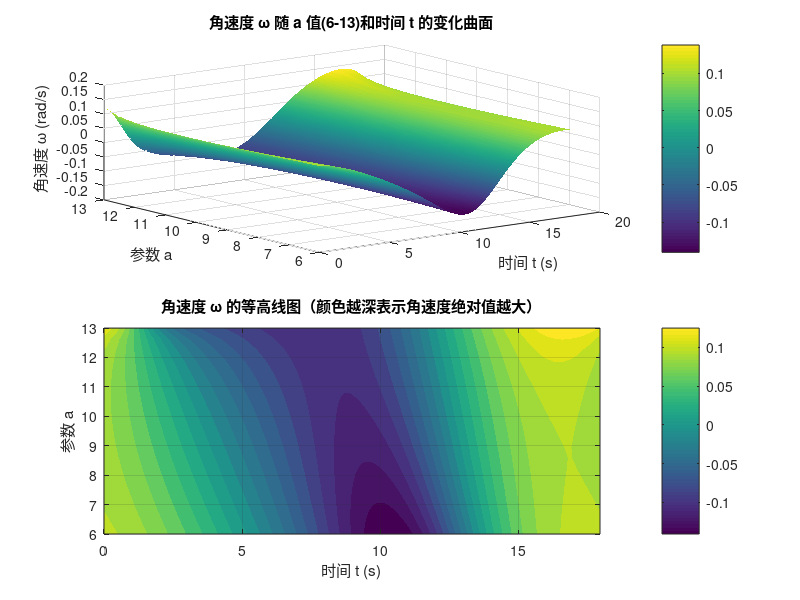

This figure's MATLAB source:
%% 1. 核心参数设置
clear; clc; close all;

% --- 固定参数 ---
b = 6;    
R = 2.25;    
c = 14;
l = 8;    

% --- 扫描参数：a值从6到13变化 ---
a_start = 6;
a_end = 13;
n_a = 20;  % a值的扫描点数（越多曲面越平滑，建议15-30）
a_vals = linspace(a_start, a_end, n_a);  % 生成a值序列

% --- 时间/角度参数 ---
theta_deg = linspace(0, 360, 360);  % 0-360度，共360帧
theta_rad = deg2rad(theta_deg);
frame_interval = 0.05;  % 时间步长（仅用于物理意义，无动画）
dt = frame_interval;     
n_frame = length(theta_rad);

%% 2. 预分配二维数组（行：时间/帧，列：a值）
omega_matrix = NaN(n_frame, n_a);  % 角速度矩阵：omega(t, a)
alpha_matrix = NaN(n_frame, n_a);  % 角加速度矩阵（可选）

%% 3. 外层循环：扫描a值（6到13）
fprintf('开始计算，共 %d 个a值，请稍候...\n', n_a);
for a_idx = 1:n_a
    a = a_vals(a_idx);  % 当前a值
    
    % --- 预分配当前a值的一维数组 ---
    x1 = zeros(1, n_frame);
    y1 = zeros(1, n_frame);
    x_intersect = NaN(1, n_frame);
    y_intersect = NaN(1, n_frame);
    phi = NaN(1, n_frame);
    
    % --- 内层循环：遍历角度theta（0-360度）---
    for i = 1:n_frame
        theta = theta_rad(i);
        
        % 1. 主点位置
        x1(i) = a + R*cos(theta);
        y1(i) = b + R*sin(theta);
        
        % 2. 动态直线方程系数
        A = x1(i);
        B = y1(i);
        C = (x1(i)^2 + y1(i)^2 - c)/2;
        
        % 3. 直线与固定圆交点求解
        valid_intersect = false;
        if abs(A) < 1e-10 && abs(B) < 1e-10
            x_intersect(i) = NaN; y_intersect(i) = NaN;
        elseif abs(B) > 1e-10
            coeff = [A^2 + B^2,  -2*A*C,  C^2 - B^2*l^2];
            roots_x = roots(coeff);
            real_idx = abs(imag(roots_x)) < 1e-10;
            real_x = real(roots_x(real_idx));
            real_y = (C - A*real_x) / B;
        else
            x0 = C/A;
            y_sq = l^2 - x0^2;
            if y_sq >= -1e-10
                y_sq = max(y_sq, 0);
                real_y = [-sqrt(y_sq), sqrt(y_sq)];
                real_x = x0 * ones(size(real_y));
            else
                real_x = []; real_y = [];
            end
        end
        
        % 4. 单交点选取：始终取x坐标最大的交点
        if ~isempty(real_x)
            [~, select_idx] = max(real_x);
            x_intersect(i) = real_x(select_idx);
            y_intersect(i) = real_y(select_idx);
            valid_intersect = true;
        end
        
        % 5. 计算交点极角
        if valid_intersect
            phi(i) = atan2(y_intersect(i), x_intersect(i));
        end
    end
    
    % --- 计算当前a值下的角速度和角加速度 ---
    phi_unwrap = unwrap(phi);  % 极角解缠绕
    omega = gradient(phi_unwrap, dt);  % 角速度
    alpha = gradient(omega, dt);        % 角加速度（可选）
    
    % --- 存入二维矩阵 ---
    omega_matrix(:, a_idx) = omega;
    alpha_matrix(:, a_idx) = alpha;
    
    fprintf('已完成 a = %.2f (%d/%d)\n', a, a_idx, n_a);
end
fprintf('所有计算完成！\n');

%% 4. 绘制三维曲面图（核心结果）
time = (0:n_frame-1) * dt;  % 时间轴
[T, A] = meshgrid(time, a_vals);  % 生成网格坐标

figure('Color','w', 'Position', [100, 100, 1000, 700]);

% --- 子图1：角速度 omega(t, a) 三维曲面图 ---
subplot(2,1,1);
surf(T, A, omega_matrix');  % 注意转置：omega_matrix是(t,a)，surf需要(a,t)
shading interp;  % 平滑着色
xlabel('时间 t (s)');
ylabel('参数 a');
zlabel('角速度 ω (rad/s)');
title('角速度 ω 随 a 值(6-13)和时间 t 的变化曲面');
colorbar;  % 显示颜色条
view(3);  % 三维视角
grid on;

% --- 子图2：角速度的等高线图（辅助分析）---
subplot(2,1,2);
contourf(T, A, omega_matrix', 20, 'LineColor','none');  % 填充等高线
xlabel('时间 t (s)');
ylabel('参数 a');
colorbar;
title('角速度 ω 的等高线图（颜色越深表示角速度绝对值越大）');
grid on;
